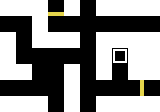

This is a level from a 2D game, rendered from its Tiled map with the project's own tilesets. A one-line summary and the complete map file follow:
An orthogonal 10x7 tile map with 16x16 px tiles, 1 tile layer (solid) and 1 object (spawn).

<map version="1.0" orientation="orthogonal" renderorder="right-down" width="10" height="7" tilewidth="16" tileheight="16" nextobjectid="20">
 <tileset firstgid="1" name="tileset" tilewidth="16" tileheight="16" tilecount="18" columns="6">
  <image source="../images/tileset.png" width="96" height="48" />
 </tileset>
 <layer name="solid" width="10" height="7">
  <data encoding="csv">
1,1,1,8,1,0,1,1,1,1,
0,0,1,0,0,0,0,0,0,0,
1,0,1,1,1,0,1,1,1,1,
1,0,0,0,0,0,1,3,1,1,
1,1,0,0,1,0,1,0,1,1,
0,0,0,0,1,0,0,0,7,0,
1,1,1,0,1,0,1,1,1,1
</data>
 </layer>
 <objectgroup name="objects">
  <object id="11" type="spawn" x="48" y="16" width="16" height="16" />
 </objectgroup>
</map>
